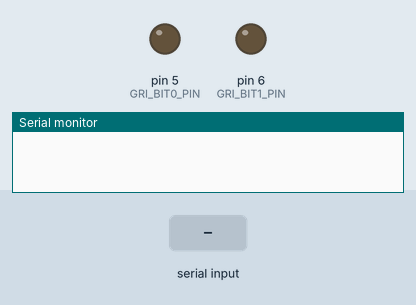
A sketch run on a simulated Arduino Uno, built with avr-gcc and run on an emulated ATmega328P. Shown: output pins drawn as LEDs (lit = HIGH), the last lines printed to the serial monitor. The inputs (shaded band) are chosen by the test bench.

Above: at 2.2 s.
2.3 s: "1" received over Serial
At 8.1 s:
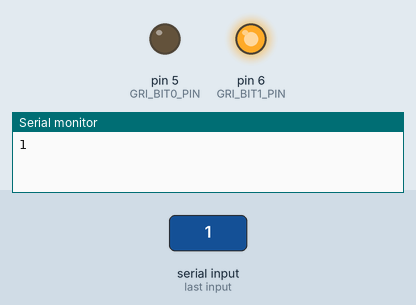
At 10.5 s:
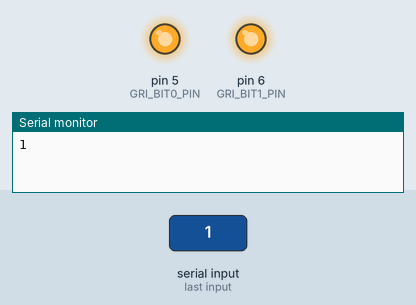
Timing chart, 0 to 20.5 s (numbered marks = the images above; inputs shaded):
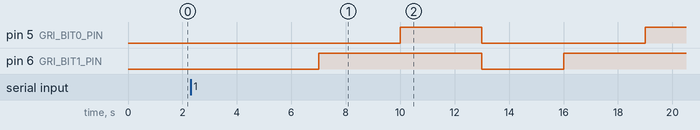

The sketch:

Main_Controller_V2_-_rev2_-_softwareSerial.ino
```cpp
#include <SoftwareSerial.h>

SoftwareSerial mySerial(10, 11); // RX, TX

unsigned long time;
int incomingByte = 0;
char character;
String a;
int r = 0;


int RX_PIN = 0;
int TX_PIN = 1;
int MAG_FAIL_PIN = 2;
int MAG_READY_PIN = 3;
int MAG_ERROR_PIN = 4;
int GRI_BIT1_PIN = 6;
int GRI_BIT0_PIN = 5;
int GRI_FAIL_PIN = 7;
int GRI_UNUSED_PIN = 8;
int MAG_UNUSED_PIN = 9;

void setup() {
  delay(1000);
  Serial.begin(38400);
  mySerial.begin(38400);

//  pinMode(RX_PIN, INPUT);
//  pinMode(TX_PIN, OUTPUT);
  pinMode(MAG_FAIL_PIN, INPUT);
  pinMode(MAG_READY_PIN, INPUT);
  pinMode(MAG_ERROR_PIN, INPUT);
  pinMode(GRI_BIT1_PIN, OUTPUT);
  pinMode(GRI_BIT0_PIN, OUTPUT);
  pinMode(GRI_FAIL_PIN, INPUT);
  pinMode(GRI_UNUSED_PIN, INPUT);
  pinMode(MAG_UNUSED_PIN, INPUT);

  time = millis();
}

void loop() {
        if (Serial.available() > 0) {
                // read the incoming byte:
//                incomingByte = Serial.read();
character = Serial.read();

                // say what you got:
//                Serial.print("I received: ");
//                Serial.println(incomingByte, DEC);
//a= Serial.readString();// read the incoming data as string
//
//Serial.println(a);
Serial.print(character);
        }
if ((millis()-time) > 3000){
  time=millis();
  if ((r%3) == 0) {
    digitalWrite(GRI_BIT0_PIN, LOW);
    digitalWrite(GRI_BIT1_PIN, LOW);
  }
  if ((r%3) == 1) {
    digitalWrite(GRI_BIT0_PIN, LOW);
    digitalWrite(GRI_BIT1_PIN, HIGH);
  }
  if ((r%3) == 2) {
    digitalWrite(GRI_BIT0_PIN, HIGH);
    digitalWrite(GRI_BIT1_PIN, HIGH);
  }
  r++;
  if (r == 3) {r=0;}
}
}
```
